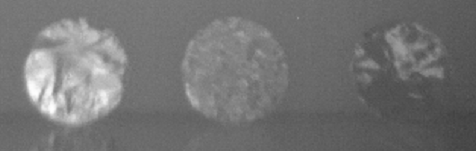
%> input picture matlab/unorganized_codes/circular_detection/ellipseDetection/sample_2.tif, 476 x 151 px
$ octave testGrayImage.m   (GNU Octave 9; MATLAB toolbox functions it lacks are replaced by stand-ins)
%> lines starting %> are read from the running program, lines starting %| are printed output that depends on the picture
clc;    % Clear the command window.
close all;  % Close all figures (except those of imtool.)
clear;  % Erase all existing variables. Or clearvars if you want.
workspace;  % Make sure the workspace panel is showing.
format long g;
format compact;
fontSize = 20;

%===============================================================================
% Read in gray scale demo image.
folder = pwd; % Determine where demo folder is (works with all versions).
baseFileName = './ellipseDetection/sample_2.tif';
% Get the full filename, with path prepended.
fullFileName = fullfile(folder, baseFileName);
% Check if file exists.
if ~exist(fullFileName, 'file')
	% The file doesn't exist -- didn't find it there in that folder.
	% Check the entire search path (other folders) for the file by stripping off the folder.
	fullFileNameOnSearchPath = baseFileName; % No path this time.
	if ~exist(fullFileNameOnSearchPath, 'file')
		% Still didn't find it.  Alert user.
		errorMessage = sprintf('Error: %s does not exist in the search path folders.', fullFileName);
		uiwait(warndlg(errorMessage));
		return;
	end
end
rgbImage = imread(fullFileName);
%> rgbImage is the input picture: size 151x476x3 uint8; min 64, max 254, mean 115.3
% Display the image.
subplot(2, 3, 1);
imshow(rgbImage, []);
title('Original Image', 'FontSize', fontSize, 'Interpreter', 'None');
axis('on', 'image');
hp = impixelinfo();


% Get the dimensions of the image.
% numberOfColorChannels should be = 1 for a gray scale image, and 3 for an RGB color image.
[rows, columns, numberOfColorChannels] = size(rgbImage)
%> rows = 151; columns = 476; numberOfColorChannels = 3
if numberOfColorChannels > 1
	% It's not really gray scale like we expected - it's color.
	% Use weighted sum of ALL channels to create a gray scale image.
	% 		grayImage = rgb2gray(rgbImage);
	% ALTERNATE METHOD: Convert it to gray scale by taking only the green channel,
	% which in a typical snapshot will be the least noisy channel.
	grayImage = rgbImage(:, :, 2); % Take green channel.
else
	grayImage = rgbImage; % It's already gray scale.
end
% Now it's gray scale with range of 0 to 255.

% Display the image.
subplot(2, 3, 1);
imshow(rgbImage, []);
title('Original Image', 'FontSize', fontSize, 'Interpreter', 'None');
axis('on', 'image');
hp = impixelinfo();

%------------------------------------------------------------------------------
% Set up figure properties:
% Enlarge figure to full screen.
set(gcf, 'Units', 'Normalized', 'OuterPosition', [0, 0.04, 1, 0.96]);
% Get rid of tool bar and pulldown menus that are along top of figure.
% set(gcf, 'Toolbar', 'none', 'Menu', 'none');
% Give a name to the title bar.
set(gcf, 'Name', 'Demo by ImageAnalyst', 'NumberTitle', 'Off')
drawnow;

% Binarize the image
% Get the mask where the region is solid.
binaryImage = grayImage ~= 255;
%> binaryImage: size 151x476 logical; every value is 1
% Fill it and take the largest blob:
binaryImage = imfill(binaryImage, 'holes');
binaryImage = bwareafilt(binaryImage, 1);
% Display the image.
subplot(2, 3, 2);
imshow(binaryImage, []);
title('Initial Binary Image', 'FontSize', fontSize, 'Interpreter', 'None');
axis('on', 'image');
hp = impixelinfo();
drawnow;

% Get a new binary image where it only includes "wide" rows.
regionWidth = zeros(rows, 1);
for row = 1 : rows
	thisWidth = find(binaryImage(row, :), 1, 'last') - find(binaryImage(row, :), 1, 'first');
	if ~isempty(thisWidth)
		regionWidth(row) = thisWidth;
	end
end
%> after the loop, regionWidth = 151 values from 475 to 475
% Plot widths.
subplot(2, 3, [3,6]);
plot(regionWidth, 'b-', 'LineWidth', 2);
grid on;
title('Region Width vs. line down the image', 'FontSize', fontSize);
xlabel('Row', 'FontSize', fontSize);
ylabel('Width in pixels', 'FontSize', fontSize);
% Define what "too narrow" is
minWidth = 20;
binaryImage(regionWidth < minWidth, :) = false; % Erase too narrow rows.

% Display the image.
subplot(2, 3, 4);
imshow(binaryImage, []);
title('Final Binary Image', 'FontSize', fontSize, 'Interpreter', 'None');
axis('on', 'image');
hp = impixelinfo();
drawnow;

% Measure elliptical properties
props = regionprops(binaryImage, 'MajorAxisLength', 'MinorAxisLength', 'Orientation', 'Centroid', 'Perimeter')
%> props = 1 region; Centroid, MajorAxisLength, MinorAxisLength, Orientation and Perimeter: [238.5 76] 549.6 174.4 0 1224.6

%------------------------------------------------------------------
% Create an ellipse with specified
% semi-major and semi-minor axes, center, and image size.
% From the FAQ: https://matlab.wikia.com/wiki/FAQ#How_do_I_create_an_ellipse.3F
xCenter = props.Centroid(1);
%> xCenter = 238.5
yCenter = props.Centroid(2);
%> yCenter = 76
xRadius = props.MinorAxisLength / 2;
%> xRadius = 87.18
yRadius = props.MajorAxisLength / 2;
%> yRadius = 274.8
% Make an angle array of about the same number of angles as there are pixels in the perimeter.
theta = linspace(0, 2*pi, ceil(props.Perimeter));
%> theta = 1225 values from 0 to 6.28
x = xRadius * cos(theta) + xCenter;
%> x = 1225 values, max 325.7 at index 1, min 151.3 at index 613, mean 238.6
y = yRadius * sin(theta) + yCenter;
%> y = 1225 values, max 350.8 at index 307, min -198.8 at index 919, mean 76
% Now we might need to rotate the coordinates slightly.  Make a rotation matrix
% Reference: https://en.wikipedia.org/wiki/Rotation_matrix
angleInDegrees = props.Orientation - 90;
%> angleInDegrees = -90
rotationMatrix = [cosd(angleInDegrees), -sind(angleInDegrees); sind(angleInDegrees), cosd(angleInDegrees)];
%> rotationMatrix = [0 1; -1 0]
% Now do the rotation
xy = [x', y'];
%> xy = 1225 rows, first 12: [325.7 76; 325.7 77.41; 325.7 78.82; 325.7 80.23; 325.7 81.64; 325.7 83.05; 325.6 84.46; 325.6 85.87; 325.6 87.28; 325.6 88.69; 325.6 90.1; 325.5 91.51]
xyRotated = xy * rotationMatrix;
%> xyRotated = 1225 rows, first 12: [-76 325.7; -77.41 325.7; -78.82 325.7; -80.23 325.7; -81.64 325.7; -83.05 325.7; -84.46 325.6; -85.87 325.6; -87.28 325.6; -88.69 325.6; -90.1 325.6; -91.51 325.5]
x = xyRotated(:, 1);
%> x = 1225 values, max 198.8 at index 919, min -350.8 at index 307, mean -76
y = xyRotated(:, 2);
%> y = 1225 values, max 325.7 at index 1, min 151.3 at index 613, mean 238.6
subplot(2, 3, 5);
imshow(rgbImage, []);
title('Image with Fitted Ellipse', 'FontSize', fontSize, 'Interpreter', 'None');
axis('on', 'image');
hold on;
plot(x, y, 'r-', 'LineWidth', 2);
plot(xCenter, yCenter, 'r+', 'LineWidth', 2, 'MarkerSize', 13); % Put a cross at teh ellipse center.
axis('image', 'on');
grid on;
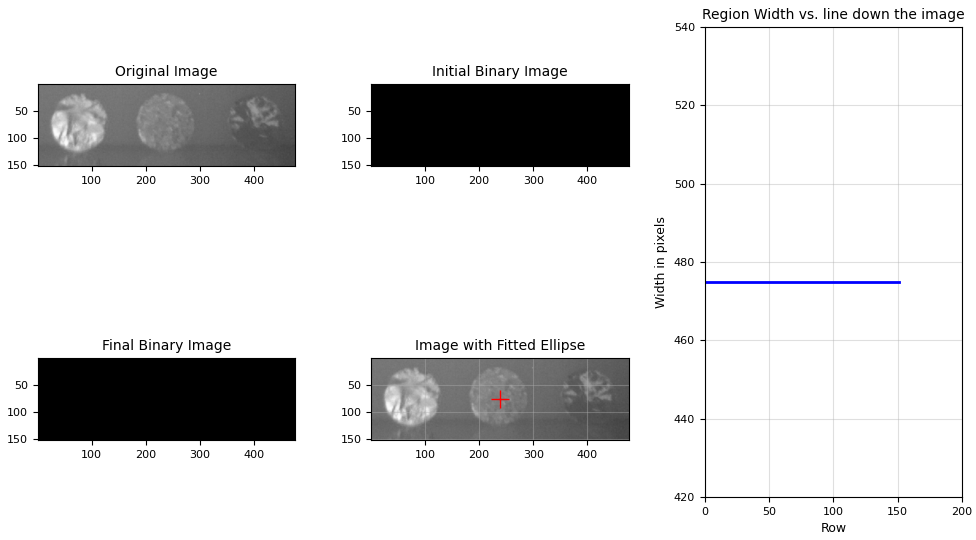
%> figure redrawn from the program's plot data, 5 panels
% Print results
fprintf('X Center = column #%.1f\n', xCenter);
%| X Center = column #238.5
fprintf('Y Center = row #%.1f\n', yCenter);
%| Y Center = row #76.0
fprintf('Minor Axis Length = %.1f\n', xRadius);
%| Minor Axis Length = 87.2
fprintf('Major Axis Length = %.1f\n', yRadius);
%| Major Axis Length = 274.8
fprintf('Orientation = %.1f degrees\n', angleInDegrees);
%| Orientation = -90.0 degrees

uiwait(helpdlg('Done!'));
